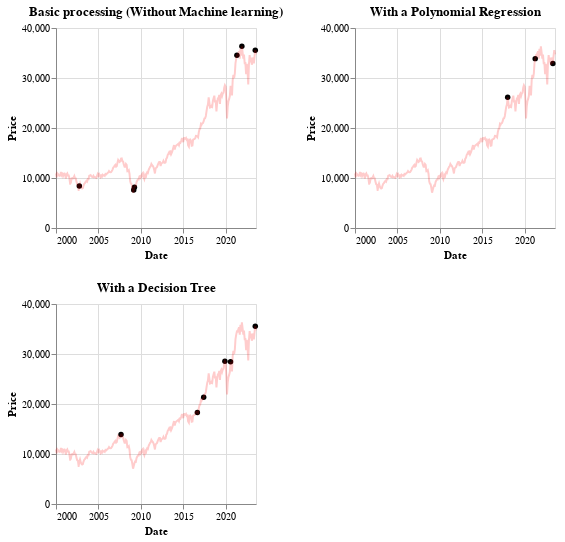

Source (notebook cell):
### Markdown cell above
### Plots in Reference to Data

### Code cell
basic_events = basic_chart_event + raw_data_overlay
poly_events = poly_chart_event + raw_data_overlay
decision_events = decision_chart_event+raw_data_overlay

(basic_events & decision_events) | poly_events

### Figure 1 — Vega-Lite specification as saved in the notebook (floating-point values rounded to 4 significant figures; data arrays with more than 128 entries replaced by an {"elided": "..."} marker saying what was removed)
{"config": {"view": {"continuousWidth": 400, "continuousHeight": 300}}, "hconcat": [{"vconcat": [{"layer": [{"data": {"name": "data-cbb43b7bbb78832a49fd48d3d5ba5689"}, "mark": {"type": "circle", "color": "black", "opacity": 1}, "encoding": {"tooltip": [{"field": "Date", "type": "temporal"}, {"field": "Price", "type": "quantitative"}], "x": {"field": "Date", "type": "temporal"}, "y": {"field": "Price", "type": "quantitative"}}, "height": 200, "title": "Basic processing (Without Machine learning)", "width": 200}, {"data": {"name": "data-7034b44865939fd063c15a7147a45327"}, "mark": {"type": "line", "color": "red", "opacity": 0.2}, "encoding": {"x": {"field": "Date", "type": "temporal"}, "y": {"field": "Price", "type": "quantitative"}}, "height": 200, "width": 200}]}, {"layer": [{"data": {"name": "data-93bf7ec1a662971fb6971eeeb691fcfa"}, "mark": {"type": "circle", "color": "black", "opacity": 1}, "encoding": {"tooltip": [{"field": "Date", "type": "temporal"}, {"field": "Price", "type": "quantitative"}], "x": {"field": "Date", "type": "temporal"}, "y": {"field": "Price", "type": "quantitative"}}, "height": 200, "title": "With a Decision Tree", "width": 200}, {"data": {"name": "data-7034b44865939fd063c15a7147a45327"}, "mark": {"type": "line", "color": "red", "opacity": 0.2}, "encoding": {"x": {"field": "Date", "type": "temporal"}, "y": {"field": "Price", "type": "quantitative"}}, "height": 200, "width": 200}]}]}, {"layer": [{"data": {"name": "data-0e3b9f960b15e57a3461550c5867ae33"}, "mark": {"type": "circle", "color": "black", "opacity": 1}, "encoding": {"tooltip": [{"field": "Date", "type": "temporal"}, {"field": "Price", "type": "quantitative"}], "x": {"field": "Date", "type": "temporal"}, "y": {"field": "Price", "type": "quantitative"}}, "height": 200, "title": "With a Polynomial Regression", "width": 200}, {"data": {"name": "data-7034b44865939fd063c15a7147a45327"}, "mark": {"type": "line", "color": "red", "opacity": 0.2}, "encoding": {"x": {"field": "Date", "type": "temporal"}, "y": {"field": "Price", "type": "quantitative"}}, "height": 200, "width": 200}]}], "$schema": "https://vega.github.io/schema/vega-lite/v4.17.0.json", "datasets": {"data-cbb43b7bbb78832a49fd48d3d5ba5689": [{"Date": "2021-05-01T00:00:00", "Price": 34530.0, "Open": "33,904.89", "High": "35,091.56", "Low": "33,473.80", "Vol.": "6.61B", "Change %": "1.93%", "event": "Max data", "slope": 26360.0}, {"Date": "2021-12-01T00:00:00", "Price": 36340.0, "Open": "34,678.94", "High": "36,679.44", "Low": "34,006.98", "Vol.": "8.41B", "Change %": "5.38%", "event": "Max data", "slope": 1855.0}, {"Date": "2023-07-01T00:00:00", "Price": 35560.0, "Open": "34,369.78", "High": "35,645.35", "Low": "33,705.68", "Vol.": "6.44B", "Change %": "3.35%", "event": "Max data", "slope": 1152.0}, {"Date": "2002-10-01T00:00:00", "Price": 8397.0, "Open": "7,593.04", "High": "8,558.63", "Low": "7,197.49", "Vol.": "7.50B", "Change %": "10.60%", "event": "Min data", "slope": 805.1}, {"Date": "2009-04-01T00:00:00", "Price": 8168.0, "Open": "7,606.13", "High": "8,307.51", "Low": "7,483.87", "Vol.": "7.80B", "Change %": "7.35%", "event": "Min data", "slope": 559.2}, {"Date": "2009-03-01T00:00:00", "Price": 7609.0, "Open": "7,056.48", "High": "7,931.33", "Low": "6,469.95", "Vol.": "10.56B", "Change %": "7.73%", "event": "Min data", "slope": 546.0}], "data-7034b44865939fd063c15a7147a45327": {"elided": "301 records"}, "data-93bf7ec1a662971fb6971eeeb691fcfa": [{"Date": "2023-07-01T00:00:00", "Price": 35560.0, "Open": "34,369.78", "High": "35,645.35", "Low": "33,705.68", "Vol.": "6.44B", "Change %": "3.35%", "1st Order": 2, "2nd Order": 4, "3rd Order": 8, "difference": 1615.0, "pred_y": 33940.0, "event": "Max data", "slope": 6834.0}, {"Date": "2020-08-01T00:00:00", "Price": 28430.0, "Open": "26,542.32", "High": "28,733.35", "Low": "26,534.38", "Vol.": "7.51B", "Change %": "7.57%", "1st Order": 37, "2nd Order": 1369, "3rd Order": 50653, "difference": 2651.0, "pred_y": 25780.0, "event": "Max data", "slope": 6513.0}, {"Date": "2019-12-01T00:00:00", "Price": 28540.0, "Open": "28,109.74", "High": "28,701.66", "Low": "27,325.13", "Vol.": "5.14B", "Change %": "1.74%", "1st Order": 45, "2nd Order": 2025, "3rd Order": 91125, "difference": 1711.0, "pred_y": 26830.0, "event": "Max data", "slope": 3723.0}, {"Date": "2007-09-01T00:00:00", "Price": 13900.0, "Open": "13,358.39", "High": "13,924.81", "Low": "13,021.93", "Vol.": "4.33B", "Change %": "4.03%", "1st Order": 192, "2nd Order": 36864, "3rd Order": 7077888, "difference": 1705.0, "pred_y": 12190.0, "event": "Max data", "slope": 3538.0}, {"Date": "2017-06-01T00:00:00", "Price": 21350.0, "Open": "21,030.55", "High": "21,535.03", "Low": "20,994.22", "Vol.": "7.21B", "Change %": "1.62%", "1st Order": 75, "2nd Order": 5625, "3rd Order": 421875, "difference": 0.0, "pred_y": 21350.0, "event": "Min data", "slope": 3041.0}, {"Date": "2016-09-01T00:00:00", "Price": 18310.0, "Open": "18,396.57", "High": "18,551.54", "Low": "17,992.21", "Vol.": "2.10B", "Change %": "-0.50%", "1st Order": 84, "2nd Order": 7056, "3rd Order": 592704, "difference": 12.77, "pred_y": 18320.0, "event": "Min data", "slope": 2762.0}], "data-0e3b9f960b15e57a3461550c5867ae33": [{"Date": "2018-01-01T00:00:00", "Price": 26150.0, "Open": "24,809.35", "High": "26,616.71", "Low": "24,741.70", "Vol.": "9.12B", "Change %": "5.79%", "1st Order": 68, "2nd Order": 4624, "3rd Order": 314432, "difference": 3701.0, "event": "Max data", "slope": 18540.0}, {"Date": "2021-04-01T00:00:00", "Price": 33870.0, "Open": "33,054.58", "High": "34,256.75", "Low": "32,985.35", "Vol.": "6.89B", "Change %": "2.71%", "1st Order": 29, "2nd Order": 841, "3rd Order": 24389, "difference": 3686.0, "event": "Max data", "slope": 11960.0}, {"Date": "2023-05-01T00:00:00", "Price": 32910.0, "Open": "34,116.81", "High": "34,257.83", "Low": "32,586.56", "Vol.": "6.70B", "Change %": "-3.49%", "1st Order": 4, "2nd Order": 16, "3rd Order": 64, "difference": 3436.0, "event": "Max data", "slope": 4183.0}]}}
